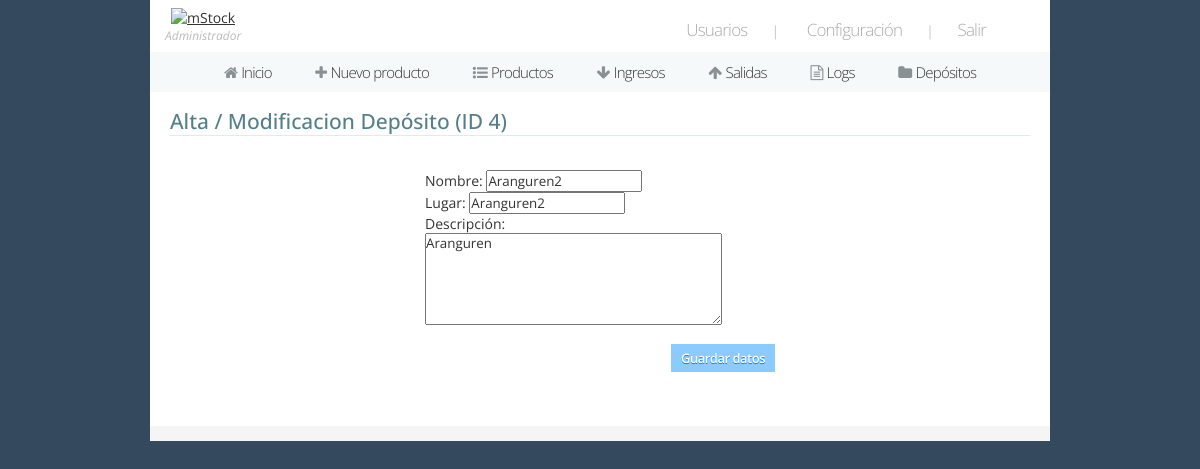
The page /deposito_ab/4 (signed in) on the database as committed earlier.
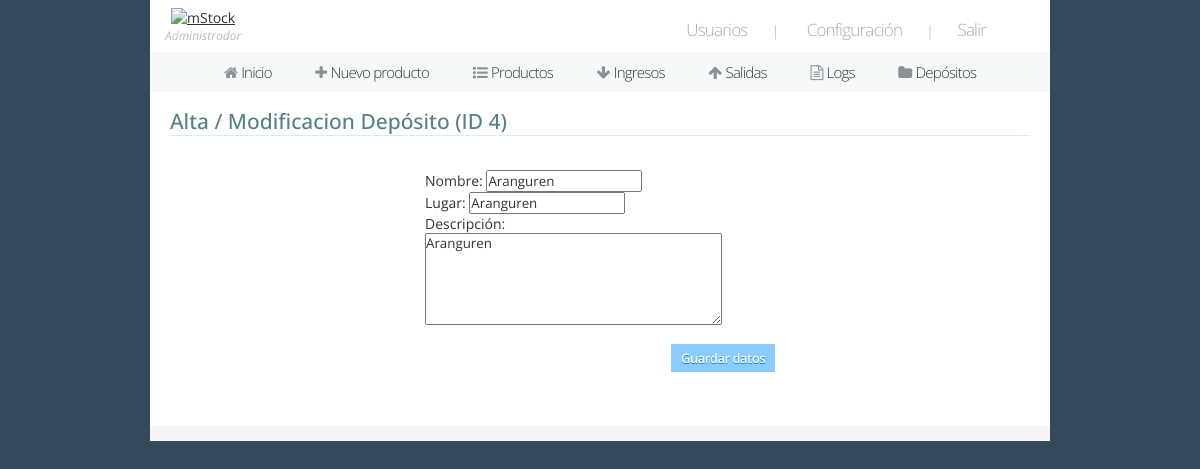
The same page on the database as committed later.
### mystock/models.py (models this page shows, shortened)
class Rol(models.Model):
	name = models.CharField(max_length=20)

class Deposito(models.Model):
	name = models.CharField(max_length=200)
	place = models.CharField(max_length=200)
	descrp = models.CharField(max_length=400)
	date_added = models.DateField(auto_now=True)

### mystock/views.py (the view, shortened to what this page needs)
# urls.py: path('deposito_ab/<int:id>', deposito_ab, name = 'deposito_ab'),
@login_required
def deposito_ab(request, id):
	user = request.user
	usuario = Usuario.objects.get(id = user.id)
	if(usuario.role.id != 1 and usuario.role.id != 2):
		return(redirect('depositos'))
	if (request.method == 'GET'):
		if (id == 0):
			form = DepositoForm()
		else:
			deposito = Deposito.objects.get(pk = id)
			form = DepositoForm(initial={'id':deposito.pk, 'name':deposito.name, 'place':deposito.place, 'descrp':deposito.descrp})
		ctx = {'pagina':14,
			'datos':[usuario.role.id, usuario.role.name],
			'id':id,
			'form':form }
		return(render(request, 'deposito_ab.html', ctx))
	return(redirect('depositos'))

### mystock/forms.py
class DepositoForm(forms.ModelForm):
    class Meta:
        model = Deposito
        fields = ('name', 'place', 'descrp', 'id')
        labels = {
            'name':'Nombre',
            'place':'Lugar',
            'descrp':'Descripción',
            'id':'ID',
        }
        widgets = { 'descrp':forms.Textarea(attrs={'cols':'40', 'rows':'5'}),
                    'id':forms.TextInput(attrs={'readonly':'readonly'})
        }

### mystock/templates/deposito_ab.html (shortened to what this page needs)
{% extends 'header.html' %}
{% load static %}
{% block cuerpo %}
<div class="wrapper-pad">
	<h2>Alta / Modificacion Depósito (ID {{ id }})</h2>
	<div class="center">
		<div class="new-item form">
				<form method="post" action="" name="ab-deposito" enctype='multipart/form-data'>
					<br>
					{{ form.as_p }}
					<br>
					<input type="submit" name="deposito-submit" class="ni btn blue" value="Guardar datos" />
					<br><br>
				</form>
			</div>
		</div>
	</div>
	<div class="border" style="margin-bottom:30px;"></div>
</div>
{% endblock %}

### mystock/templates/header.html (shortened to what this page needs)
{% load static %}
<!DOCTYPE HTML>
<html>
	{% if pagina == 1%}
		<link type="text/css" rel="stylesheet" href="{% static 'media/css/home.css' %}" media="all" />
	{% else %}
		<link type="text/css" rel="stylesheet" href="{% static 'media/css/site.css' %}" media="all" />
		<link type="text/css" rel="stylesheet" href="{% static 'media/css/site-forms.css' %}" media="all" />
		<link type="text/css" rel="stylesheet" href="{% static 'media/css/site-responsive.css' %}" media="all" />
	{% endif %}
	<link href="https://maxcdn.bootstrapcdn.com/font-awesome/4.2.0/css/font-awesome.min.css" rel="stylesheet">
	<body>
		<div id="main-wrapper">
			<div id="header">
				<div class="left">
					<a href="https://google.com/" target='_blank'><img src="{% static 'mystock/logo3x.png' %}" width="150" height="50" alt="mStock" /></a>
					<div style="font-size:12px; font-style:italic;color:#bbb;">{{ datos.1 }}</div>
				</div>
				<div class="right">
					{% if datos.0 == 1 or datos.0 == 2 or datos.0 == 3 %}
						<a href="users.php" title="Users">Usuarios</a>|
					{% endif %}
					<a href="settings.php" title="Settings">Configuración</a>|
					<a href="{% url 'salir' %}" title="Logout">Salir</a>
				</div>
			</div>
			<div id="menu">
				<ul id="menuli">
					{% if datos.0 == 1 or datos.0 == 2 %}
						<li {% if pagina == 1 %} class="active" {% endif %}><a href="{% url 'home' %}" title="Home"><i class="fa fa-home"></i> Inicio</a></li>
					{% endif %}
					{% if datos.0 == 1 or datos.0 == 2 or datos.0 == 3 %}
						<li {% if pagina == 2 %} class="active" {% endif %}><a href="{% url 'producto_ab' 0 %}" title="New Producto"><i class="fa fa-plus"></i> Nuevo producto</a></li>
					{% endif %}
					<li {% if pagina == 3 %} class="active" {% endif %}><a href="{% url 'productos' 1 0 %}" title="Productos"><i class="fa fa-list-ul"></i> Productos</a></li>
					<li {% if pagina == 4 %} class="active" {% endif %}><a href="check-in.php" title="Check-In Producto"><i class="fa fa-arrow-down"></i> Ingresos</a></li>
					<li {% if pagina == 5 %} class="active" {% endif %}><a href="check-out.php" title="Check-Out Producto"><i class="fa fa-arrow-up"></i> Salidas</a></li>
					{% if datos.0 == 1 or datos.0e == 2 or datos.0 == 3 %}
						<li {% if pagina == 6 %} class="active" {% endif %}><a href="{% url 'logs' %}" title="Logs"><i class="fa fa-file-text-o"></i> Logs</a></li>
					{% endif %}
					<li {% if pagina == 7 %} class="active" {% endif %}><a href="{% url 'depositos' %}" title="Depósitos"><i class="fa fa-folder"></i> Depósitos</a></li>
				</ul>
			</div>
			{% block cuerpo %}
			{% endblock %}
	</body>
</html>

### mystock/static/media/css/site.css (style rules this page uses)
* { margin:0; padding:0; font-family:Open Sans; color:#333; outline:none; }
body, html { text-align:center; background-color:#34495e; width:100%; font-size:14px; }
.center { text-align:center; }
.border { width:100%; height:15px; background-color:#f6f5f5; }
a.btn, a.btn:active, a.btn:visited, input[type=submit].btn { text-decoration:none; font-size:13px; letter-spacing:-0.5px; padding:5px 10px; margin:-4px 10px 0 10px; font-weight:600; color:#FFF; border:none; }
.btn.blue { background-color:#8CCBFF; text-shadow:0 1px 0 #0087FF; }
h2 { display:inline-block; width:100%; text-align:left; border-bottom:1px solid #d8eef3; color:#527f8a; font-weight:500; margin:15px 0 5px 0; }
#main-wrapper { margin:0 auto; width:900px; background-color:#FFF; }
#main-wrapper .wrapper-pad { margin:0; padding:0 20px; }
#header .left { float:left; padding:8px 0 0 15px; }
#header .right { float:right; margin:18px 40px 0 0; color:#aaa; font-weight:300; }
#header .right a, #header .right a:active, #header .right a:visited { font-weight:300; font-size:17px; color:#aaa; text-decoration:none; letter-spacing:-0.8px; }
#header .right a { margin-right:24px; margin-left:24px; }
#header .right a:first-child { margin-right:24px; }
#header .right a:last-child { margin-left:20px; }
#menu { width:100%; margin-top:8px; background-color:#f5f9fa; }
#menu ul#menuli { list-style:none; }
#menu ul#menuli li { display:inline-block; margin:0; }
#menu ul#menuli li a { padding:10px 20px; display:inline-block; font-weight:300; font-size:15px; letter-spacing:-0.8px; text-decoration:none; color:#333; margin:0; }
#menu ul#menuli li a i { margin-right:1px; color:#899193; }

### mystock/static/media/css/site-forms.css (style rules this page uses)
#main-wrapper .form { margin:10px auto auto auto; width:350px; text-align:left; }
#main-wrapper input[type=submit].ni { float:right; margin-right:0px; }

Rows that differ between the two databases and show on the page:
changed Deposito "Aranguren": name "Aranguren2" → "Aranguren"; place "Aranguren2" → "Aranguren"
